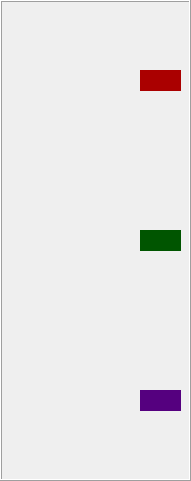
   <widget class="QFrame" name="frameCockpitDisplay">
    <property name="geometry">
     <rect>
      <x>10</x>
      <y>110</y>
      <width>191</width>
      <height>481</height>
     </rect>
    </property>
    <property name="minimumSize">
     <size>
      <width>0</width>
      <height>120</height>
     </size>
    </property>
    <property name="frameShape">
     <enum>QFrame::Box</enum>
    </property>
    <property name="frameShadow">
     <enum>QFrame::Raised</enum>
    </property>
    <widget class="QwtCompass" name="yawCompass" native="true">
     <property name="geometry">
      <rect>
       <x>10</x>
       <y>340</y>
       <width>120</width>
       <height>120</height>
      </rect>
     </property>
     <property name="lineWidth" stdset="0">
      <number>4</number>
     </property>
    </widget>
    <widget class="QwtCompass" name="pitchCompass" native="true">
     <property name="geometry">
      <rect>
       <x>10</x>
       <y>20</y>
       <width>120</width>
       <height>120</height>
      </rect>
     </property>
     <property name="lineWidth" stdset="0">
      <number>4</number>
     </property>
    </widget>
    <widget class="QLabel" name="pitch_ai_label">
     <property name="geometry">
      <rect>
       <x>140</x>
       <y>70</y>
       <width>41</width>
       <height>21</height>
      </rect>
     </property>
     <property name="styleSheet">
      <string notr="true">background-color: rgb(170, 0, 0);</string>
     </property>
     <property name="text">
      <string/>
     </property>
     <property name="alignment">
      <set>Qt::AlignCenter</set>
     </property>
    </widget>
    <widget class="QLabel" name="roll_ai_label">
     <property name="geometry">
      <rect>
       <x>140</x>
       <y>230</y>
       <width>41</width>
       <height>21</height>
      </rect>
     </property>
     <property name="styleSheet">
      <string notr="true">background-color: rgb(0, 85, 0);</string>
     </property>
     <property name="text">
      <string/>
     </property>
     <property name="alignment">
      <set>Qt::AlignCenter</set>
     </property>
    </widget>
    <widget class="QLabel" name="yaw_ai_label">
     <property name="geometry">
      <rect>
       <x>140</x>
       <y>390</y>
       <width>41</width>
       <height>21</height>
      </rect>
     </property>
     <property name="styleSheet">
      <string notr="true">background-color: rgb(85, 0, 127);</string>
     </property>
     <property name="text">
      <string/>
     </property>
     <property name="alignment">
      <set>Qt::AlignCenter</set>
     </property>
    </widget>
   </widget>
